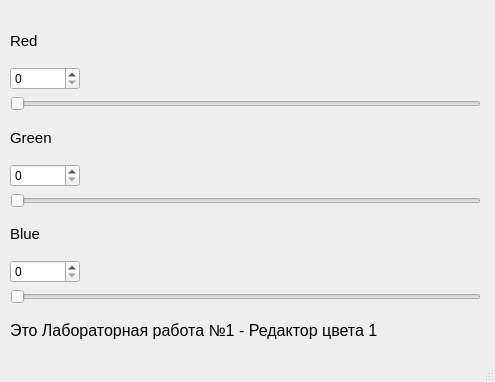
<?xml version="1.0" encoding="UTF-8"?>
<ui version="4.0">
 <class>MainWindow</class>
 <widget class="QMainWindow" name="MainWindow">
  <property name="geometry">
   <rect>
    <x>0</x>
    <y>0</y>
    <width>495</width>
    <height>382</height>
   </rect>
  </property>
  <property name="windowTitle">
   <string>MainWindow</string>
  </property>
  <widget class="QWidget" name="centralwidget">
   <widget class="QWidget" name="verticalLayoutWidget">
    <property name="geometry">
     <rect>
      <x>10</x>
      <y>20</y>
      <width>471</width>
      <height>331</height>
     </rect>
    </property>
    <layout class="QVBoxLayout" name="verticalLayout">
     <item>
      <widget class="QLabel" name="RLabel">
       <property name="font">
        <font>
         <pointsize>11</pointsize>
        </font>
       </property>
       <property name="text">
        <string>Red</string>
       </property>
      </widget>
     </item>
     <item>
      <widget class="QSpinBox" name="RSpinBox">
       <property name="maximumSize">
        <size>
         <width>70</width>
         <height>16777215</height>
        </size>
       </property>
       <property name="maximum">
        <number>255</number>
       </property>
      </widget>
     </item>
     <item>
      <widget class="QSlider" name="BSlider">
       <property name="enabled">
        <bool>true</bool>
       </property>
       <property name="maximum">
        <number>255</number>
       </property>
       <property name="orientation">
        <enum>Qt::Horizontal</enum>
       </property>
      </widget>
     </item>
     <item>
      <widget class="QLabel" name="GLabel">
       <property name="font">
        <font>
         <pointsize>11</pointsize>
        </font>
       </property>
       <property name="text">
        <string>Green</string>
       </property>
      </widget>
     </item>
     <item>
      <widget class="QSpinBox" name="GSpinBox">
       <property name="maximumSize">
        <size>
         <width>70</width>
         <height>16777215</height>
        </size>
       </property>
       <property name="maximum">
        <number>255</number>
       </property>
      </widget>
     </item>
     <item>
      <widget class="QSlider" name="GSlider">
       <property name="maximum">
        <number>255</number>
       </property>
       <property name="orientation">
        <enum>Qt::Horizontal</enum>
       </property>
      </widget>
     </item>
     <item>
      <widget class="QLabel" name="BLabel">
       <property name="font">
        <font>
         <pointsize>11</pointsize>
        </font>
       </property>
       <property name="text">
        <string>Blue</string>
       </property>
      </widget>
     </item>
     <item>
      <widget class="QSpinBox" name="BSpinBox">
       <property name="maximumSize">
        <size>
         <width>70</width>
         <height>16777215</height>
        </size>
       </property>
       <property name="maximum">
        <number>255</number>
       </property>
      </widget>
     </item>
     <item>
      <widget class="QSlider" name="RSlider">
       <property name="maximum">
        <number>255</number>
       </property>
       <property name="orientation">
        <enum>Qt::Horizontal</enum>
       </property>
      </widget>
     </item>
     <item>
      <widget class="QLabel" name="Text">
       <property name="font">
        <font>
         <pointsize>12</pointsize>
        </font>
       </property>
       <property name="text">
        <string>Это Лабораторная работа №1 - Редактор цвета 1</string>
       </property>
      </widget>
     </item>
    </layout>
   </widget>
  </widget>
  <widget class="QStatusBar" name="statusbar"/>
 </widget>
 <resources/>
 <connections>
  <connection>
   <sender>RSpinBox</sender>
   <signal>valueChanged(int)</signal>
   <receiver>BSlider</receiver>
   <slot>setValue(int)</slot>
   <hints>
    <hint type="sourcelabel">
     <x>43</x>
     <y>71</y>
    </hint>
    <hint type="destinationlabel">
     <x>103</x>
     <y>108</y>
    </hint>
   </hints>
  </connection>
  <connection>
   <sender>BSlider</sender>
   <signal>valueChanged(int)</signal>
   <receiver>RSpinBox</receiver>
   <slot>setValue(int)</slot>
   <hints>
    <hint type="sourcelabel">
     <x>216</x>
     <y>100</y>
    </hint>
    <hint type="destinationlabel">
     <x>70</x>
     <y>75</y>
    </hint>
   </hints>
  </connection>
  <connection>
   <sender>GSpinBox</sender>
   <signal>valueChanged(int)</signal>
   <receiver>GSlider</receiver>
   <slot>setValue(int)</slot>
   <hints>
    <hint type="sourcelabel">
     <x>54</x>
     <y>176</y>
    </hint>
    <hint type="destinationlabel">
     <x>89</x>
     <y>206</y>
    </hint>
   </hints>
  </connection>
  <connection>
   <sender>GSlider</sender>
   <signal>valueChanged(int)</signal>
   <receiver>GSpinBox</receiver>
   <slot>setValue(int)</slot>
   <hints>
    <hint type="sourcelabel">
     <x>142</x>
     <y>196</y>
    </hint>
    <hint type="destinationlabel">
     <x>60</x>
     <y>176</y>
    </hint>
   </hints>
  </connection>
  <connection>
   <sender>BSpinBox</sender>
   <signal>valueChanged(int)</signal>
   <receiver>RSlider</receiver>
   <slot>setValue(int)</slot>
   <hints>
    <hint type="sourcelabel">
     <x>44</x>
     <y>279</y>
    </hint>
    <hint type="destinationlabel">
     <x>93</x>
     <y>299</y>
    </hint>
   </hints>
  </connection>
  <connection>
   <sender>RSlider</sender>
   <signal>valueChanged(int)</signal>
   <receiver>BSpinBox</receiver>
   <slot>setValue(int)</slot>
   <hints>
    <hint type="sourcelabel">
     <x>206</x>
     <y>299</y>
    </hint>
    <hint type="destinationlabel">
     <x>55</x>
     <y>279</y>
    </hint>
   </hints>
  </connection>
 </connections>
</ui>
